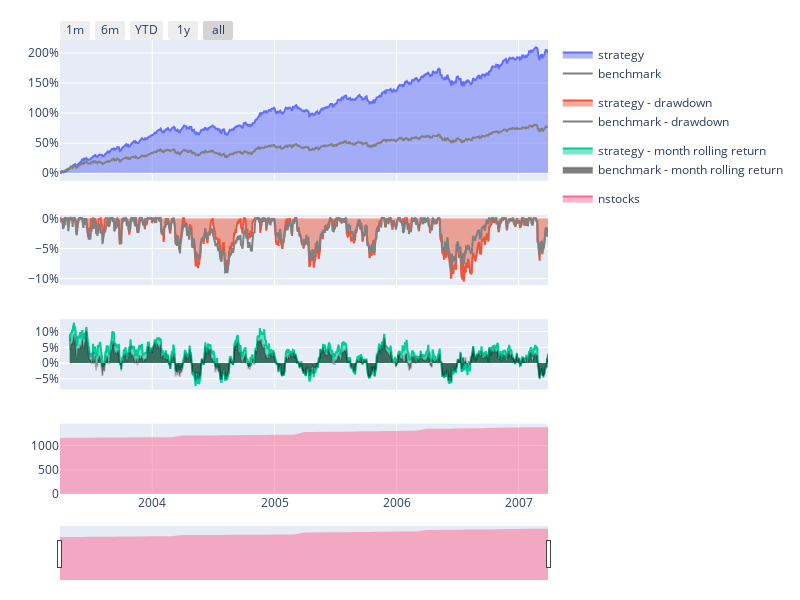
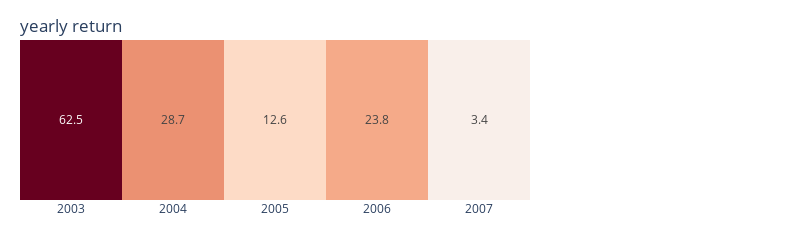

The cell these charts' notebook holds for them, in order:
### Code cell
# roe_combs_test = sim_conditions(roe_test, resample='M', data=data)
# roe_combs_test.selected_stock_count_analysis()
roe_test = roe_rol['2003-3':'2007-3'].notna()
roe_combs_test = backtest.sim(roe_test, resample='M', data=data)
roe_combs_test.display()

### Figure 1 — Plotly figure (JSON) as saved in the notebook; plotly's stock layout.template omitted (floating-point values rounded to 4 significant figures; data arrays with more than 128 entries replaced by an {"elided": "..."} marker saying what was removed)
{"data": [{"fill": "tozeroy", "legendgroup": "performance", "name": "strategy", "type": "scatter", "x": {"elided": "1008 str values"}, "xaxis": "x", "y": {"elided": "1008 float values"}, "yaxis": "y"}, {"fill": "tozeroy", "legendgroup": "drawdown", "name": "strategy - drawdown", "type": "scatter", "x": {"elided": "1008 str values"}, "xaxis": "x2", "y": {"elided": "1008 float values"}, "yaxis": "y2"}, {"fill": "tozeroy", "legendgroup": "rolling performance", "name": "strategy - month rolling return", "type": "scatter", "x": {"elided": "1008 str values"}, "xaxis": "x3", "y": {"elided": "1008 float values"}, "yaxis": "y3"}, {"legendgroup": "performance", "line": {"color": "gray"}, "name": "benchmark", "type": "scatter", "x": {"elided": "1008 str values"}, "xaxis": "x", "y": {"elided": "1008 float values"}, "yaxis": "y"}, {"legendgroup": "drawdown", "line": {"color": "gray"}, "name": "benchmark - drawdown", "type": "scatter", "x": {"elided": "1008 str values"}, "xaxis": "x2", "y": {"elided": "1008 float values"}, "yaxis": "y2"}, {"fill": "tozeroy", "legendgroup": "rolling performance", "line": {"color": "rgba(0,0,0,0.2)"}, "name": "benchmark - month rolling return", "type": "scatter", "x": {"elided": "1008 str values"}, "xaxis": "x3", "y": {"elided": "1008 float values"}, "yaxis": "y3"}, {"fill": "tozeroy", "name": "nstocks", "type": "scatter", "x": {"elided": "1008 str values"}, "xaxis": "x4", "y": {"elided": "1008 int values"}, "yaxis": "y4"}], "layout": {"height": 600, "legend": {"bgcolor": "rgba(0,0,0,0)"}, "margin": {"b": 20, "l": 60, "r": 20, "t": 40}, "width": 800, "xaxis": {"anchor": "y", "domain": [0, 1], "matches": "x4", "showticklabels": false}, "xaxis2": {"anchor": "y2", "domain": [0, 1], "matches": "x4", "showticklabels": false}, "xaxis3": {"anchor": "y3", "domain": [0, 1], "matches": "x4", "showticklabels": false}, "xaxis4": {"anchor": "y4", "domain": [0, 1], "rangeselector": {"buttons": [{"count": 1, "label": "1m", "step": "month", "stepmode": "backward"}, {"count": 6, "label": "6m", "step": "month", "stepmode": "backward"}, {"count": 1, "label": "YTD", "step": "year", "stepmode": "todate"}, {"count": 1, "label": "1y", "step": "year", "stepmode": "backward"}, {"step": "all"}], "x": 0, "y": 1}, "rangeslider": {"thickness": 0.1, "visible": true}, "type": "date"}, "yaxis": {"anchor": "x", "domain": [0.69, 1], "tickformat": ",.0%"}, "yaxis2": {"anchor": "x2", "domain": [0.46, 0.615], "tickformat": ",.0%"}, "yaxis3": {"anchor": "x3", "domain": [0.23, 0.385], "tickformat": ",.0%"}, "yaxis4": {"anchor": "x4", "domain": [0, 0.155]}}}

### Figure 2 — Plotly figure (JSON) as saved in the notebook; plotly's stock layout.template omitted (floating-point values rounded to 4 significant figures)
{"data": [{"coloraxis": "coloraxis", "hovertemplate": "year: %{x}<br>return: %{z}%", "name": "0", "texttemplate": "%{z}", "type": "heatmap", "x": ["2003", "2004", "2005", "2006", "2007"], "xaxis": "x", "yaxis": "y", "z": [[62.5, 28.7, 12.6, 23.8, 3.4]]}], "layout": {"coloraxis": {"cmid": 0, "colorbar": {"title": {"text": "return(%)"}}, "colorscale": [[0, "rgb(5,48,97)"], [0.1, "rgb(33,102,172)"], [0.2, "rgb(67,147,195)"], [0.3, "rgb(146,197,222)"], [0.4, "rgb(209,229,240)"], [0.5, "rgb(247,247,247)"], [0.6, "rgb(253,219,199)"], [0.7, "rgb(244,165,130)"], [0.8, "rgb(214,96,77)"], [0.9, "rgb(178,24,43)"], [1, "rgb(103,0,31)"]], "showscale": false}, "height": 120, "margin": {"b": 40, "l": 20, "r": 270, "t": 40}, "title": {"text": "yearly return", "x": 0.025, "yanchor": "top"}, "width": 800, "xaxis": {"anchor": "y", "constrain": "domain", "domain": [0, 1], "scaleanchor": "y"}, "yaxis": {"anchor": "x", "autorange": "reversed", "constrain": "domain", "domain": [0, 1], "visible": false}}}
